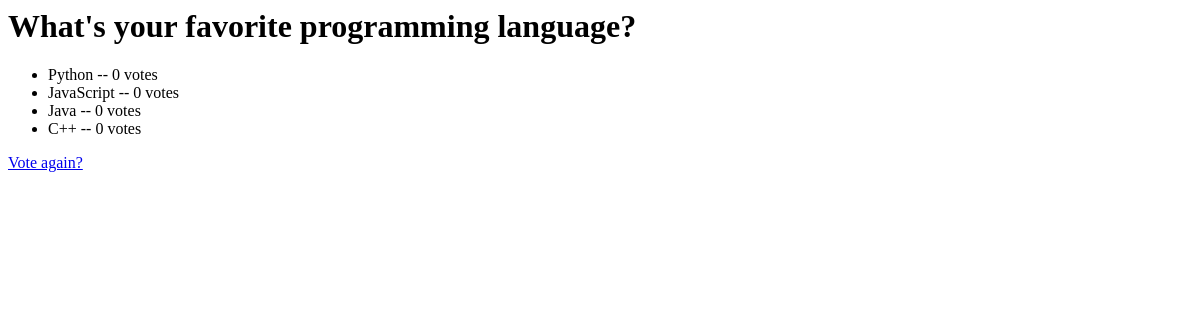
Page /polls/7/results/ on the earlier database version.
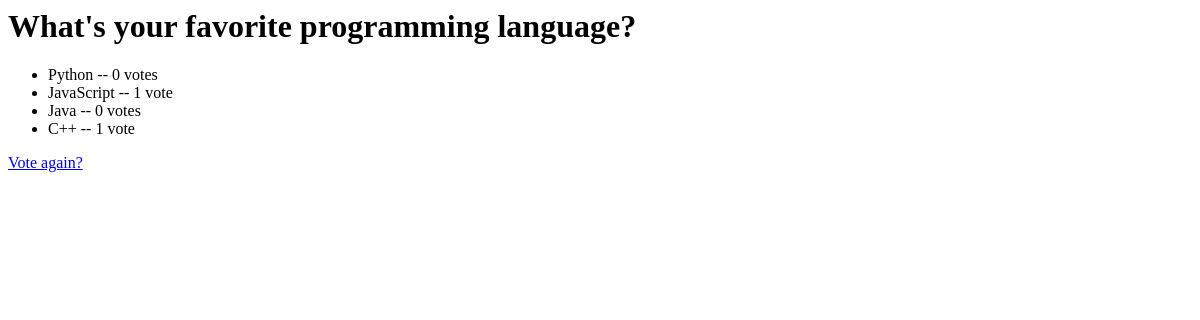
Same page on the later database version.
### polls/models.py (models this page shows, shortened)
class Question(models.Model):
    question_text = models.CharField(max_length=200)
    pub_date = models.DateTimeField("date published")

class Choice(models.Model):
    question = models.ForeignKey(Question, on_delete=models.CASCADE)
    choice_text = models.CharField(max_length=200)
    votes = models.IntegerField(default=0)

### polls/views.py (the view)
# urls.py: path("<int:pk>/results/", views.ResultsView.as_view(), name="results"),
class ResultsView(generic.DetailView):
    model = Question
    template_name = "polls/results.html"

### polls/templates/polls/results.html
<h1>{{ question.question_text }}</h1>
<ul>
{% for choice in question.choice_set.all %}
    <li>{{ choice.choice_text }} -- {{ choice.votes }} vote{{ choice.votes|pluralize }}</li>
{% endfor %}
</ul>
<a href="{% url 'polls:detail' question.id %}">Vote again?</a>

Differences in the rows shown:
changed Choice "JavaScript": votes "0" → "1"
changed Choice (number 4 of 4 on the later page): votes "0" → "1"
